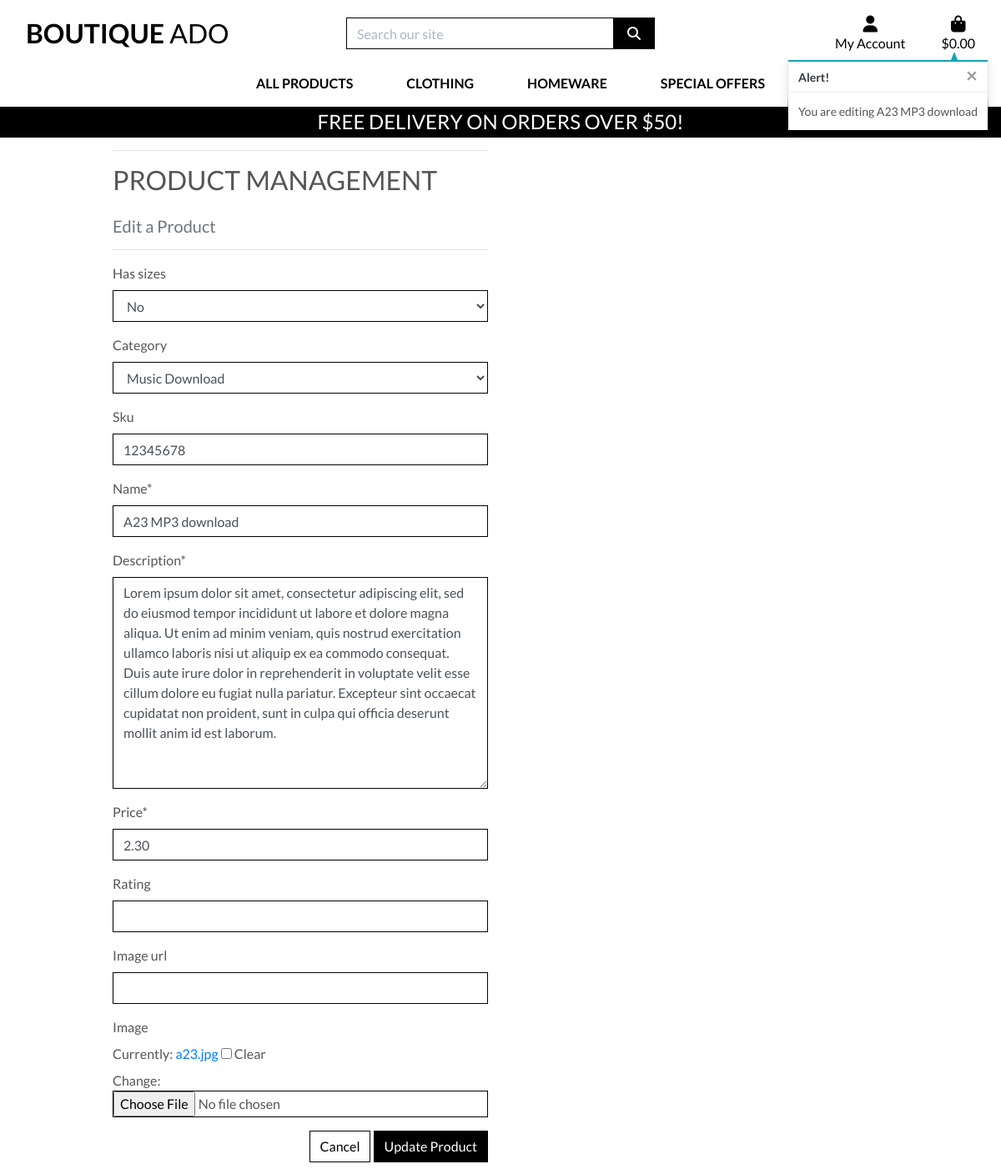
Page /products/edit/3/ on the earlier database version.
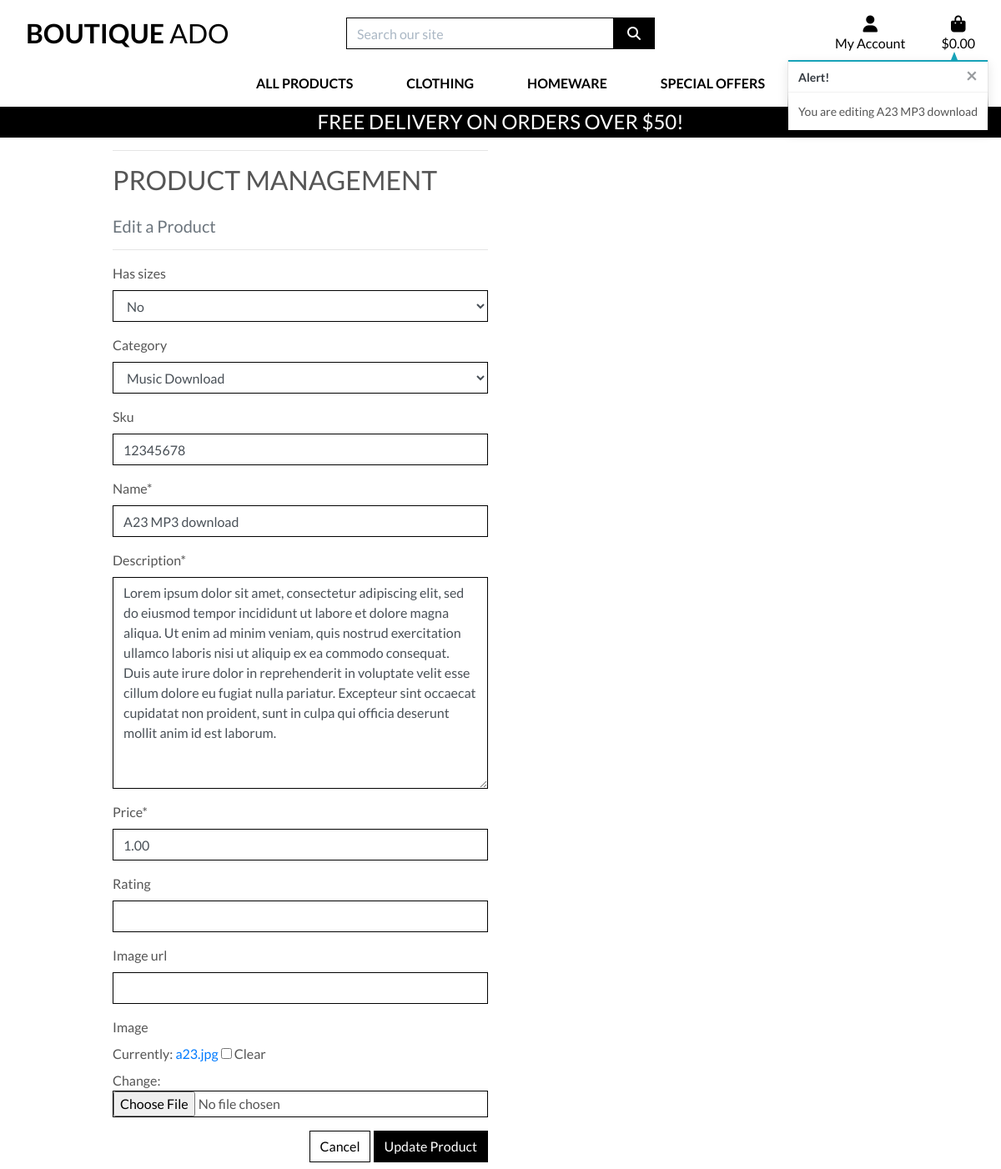
Same page on the later database version.
### products/models.py (models this page shows)
class Product(models.Model):from django.db import models

### products/views.py (the view)
# urls.py: path('edit/<int:product_id>/', views.edit_product, name='edit_product'),
def edit_product(request, product_id):
    product = get_object_or_404(Product, pk=product_id)
    if request.method == 'POST':
        form = ProductForm(request.POST, request.FILES, instance=product)
        if form.is_valid():
            form.save()
            messages.success(request, 'Successfully updated product!')
            return redirect(reverse('product_detail', args=[product.id]))
        else:
            messages.error(request, 'Failed to update product. Please ensure the form is valid.')
    else:
        form = ProductForm(instance=product)
        messages.info(request, f'You are editing {product.name}')
    template = 'products/edit_product.html'
    context = {
        'form': form,
        'product': product,
    }
    return render(request, template, context)

### products/forms.py
class ProductForm(forms.ModelForm):
    class Meta:
        model = Product
        fields = '__all__'
    def __init__(self, *args, **kwargs):
        super().__init__(*args, **kwargs)
        categories = Category.objects.all()
        friendly_names = [(c.id, c.get_friendly_name()) for c in categories]
        self.fields['category'].choices = friendly_names
        for field_name, field in self.fields.items():
            field.widget.attrs['class'] = 'border-black rounded-0'

### products/models.py (called while the page is built)
    def get_friendly_name(self):
        return self.friendly_name

### products/templates/products/edit_product.html (shortened to what this page needs)
{% extends "base.html" %}
{% load static %}
{% block page_header %}
    <div class="container header-container">
    </div>
{% endblock %}
{% block content %}
    <div class="overlay"></div>
    <div class="container">
        <div class="row">
            <div class="col-12 col-md-6">
                <hr>
                <h2 class="logo-font mb-4">Product Management</h2>
                <h5 class="text-muted">Edit a Product</h5>
                <hr>
            </div>
        </div>
        <div class="row">
            <div class="col-12 col-md-6">
                <form method="POST" action="{% url 'edit_product' product.id %}" class="form mb-2" enctype="multipart/form-data">
                    {{ form | crispy }}
                    <div class="text-right">
                        <a class="btn btn-outline-black rounded-0" href="{% url 'products' %}">Cancel</a>
                        <button class="btn btn-black rounded-0" type="submit">Update Product</button>
                    </div>
                </form>
            </div>
        </div>
    </div>
{% endblock %}

Differences in the rows shown:
changed Product "No": price "2.30" → "1.00"
